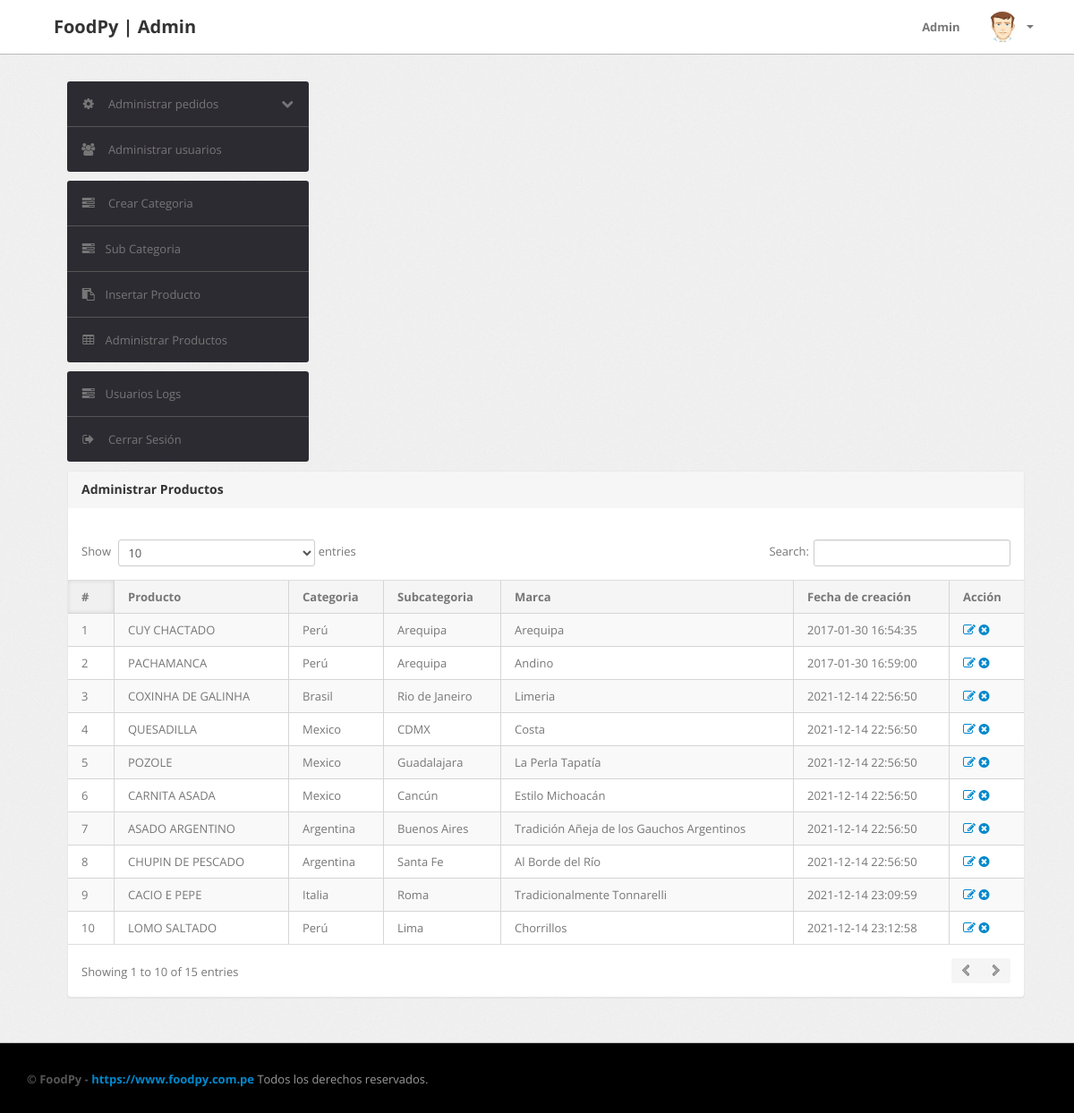
/admin/manage-products.php (signed in), run on the app's committed database.
### tables this page shows
CREATE TABLE `products` (
  `id` int(11) NOT NULL,
  `category` int(11) NOT NULL,
  `subCategory` int(11) DEFAULT NULL,
  `productName` varchar(255) DEFAULT NULL,
  `productCompany` varchar(255) DEFAULT NULL,
  `productPrice` int(11) DEFAULT NULL,
  `productPriceBeforeDiscount` int(11) DEFAULT NULL,
  `productDescription` longtext DEFAULT NULL,
  `productImage1` varchar(255) DEFAULT NULL,
  `productImage2` varchar(255) DEFAULT NULL,
  `productImage3` varchar(255) DEFAULT NULL,
  `shippingCharge` int(11) DEFAULT NULL,
  `productAvailability` varchar(255) DEFAULT NULL,
  `postingDate` timestamp NULL DEFAULT current_timestamp(),
  `updationDate` varchar(255) DEFAULT NULL
);

CREATE TABLE `category` (
  `id` int(11) NOT NULL,
  `categoryName` varchar(255) DEFAULT NULL,
  `categoryDescription` longtext DEFAULT NULL,
  `creationDate` timestamp NOT NULL DEFAULT current_timestamp(),
  `updationDate` varchar(255) DEFAULT NULL
);

CREATE TABLE `subcategory` (
  `id` int(11) NOT NULL,
  `categoryid` int(11) DEFAULT NULL,
  `subcategory` varchar(255) DEFAULT NULL,
  `creationDate` timestamp NULL DEFAULT current_timestamp(),
  `updationDate` varchar(255) DEFAULT NULL
);

### admin/manage-products.php (the view, shortened to what this page needs)
<?php
include('include/config.php');
if(strlen($_SESSION['alogin'])==0)
	{
header('location:index.php');
}
else{
?>
<!DOCTYPE html>
<html lang="es">
<head>
	<link type="text/css" href="bootstrap/css/bootstrap.min.css" rel="stylesheet">
	<link type="text/css" href="bootstrap/css/bootstrap-responsive.min.css" rel="stylesheet">
	<link type="text/css" href="css/theme.css" rel="stylesheet">
	<link type="text/css" href="images/icons/css/font-awesome.css" rel="stylesheet">
</head>
<body>
<?php include('include/header.php');?>
	<div class="wrapper">
		<div class="container">
			<div class="row">
<?php include('include/sidebar.php');?>
			<div class="span11">
					<div class="content">
	<div class="module">
							<div class="module-head">
								<h3>Administrar Productos</h3>
							</div>
							<div class="module-body table">
									<br />
								<table cellpadding="0" cellspacing="0" border="0" class="datatable-1 table table-bordered table-striped	 display" width="100%">
									<thead>
										<tr>
											<th>#</th>
											<th>Producto</th>
											<th>Categoria </th>
											<th>Subcategoria</th>
											<th>Marca</th>
											<th>Fecha de creación</th>
											<th>Acción</th>
										</tr>
									</thead>
									<tbody>
<?php $query=mysqli_query($con,"select products.*,category.categoryName,subcategory.subcategory from products join category on category.id=products.category join subcategory on subcategory.id=products.subCategory");
$cnt=1;
while($row=mysqli_fetch_array($query))
{
?>
										<tr>
											<td><?php echo htmlentities($cnt);?></td>
											<td><?php echo htmlentities($row['productName']);?></td>
											<td><?php echo htmlentities($row['categoryName']);?></td>
											<td> <?php echo htmlentities($row['subcategory']);?></td>
											<td><?php echo htmlentities($row['productCompany']);?></td>
											<td><?php echo htmlentities($row['postingDate']);?></td>
											<td>
											<a href="edit-products.php?id=<?php echo $row['id']?>" ><i class="icon-edit"></i></a>
											<a href="manage-products.php?id=<?php echo $row['id']?>&del=delete" onClick="return confirm('¿Está seguro de eliminar el registro?')"><i class="icon-remove-sign"></i></a></td>
										</tr>
										<?php $cnt=$cnt+1; } ?>
								</table>
							</div>
						</div>
					</div>
				</div>
			</div>
		</div>
	</div>
<?php include('include/footer.php');?>
</body>
<?php } ?>

### data on the page
products: productName "CUY CHACTADO", category.categoryName "Perú", subcategory.subcategory "Arequipa", productCompany "Arequipa", postingDate "2017-01-30 16:54:35"
products: productName "PACHAMANCA", category.categoryName "Perú", subcategory.subcategory "Arequipa", productCompany "Andino", postingDate "2017-01-30 16:59:00"
products: productName "COXINHA DE GALINHA", category.categoryName "Brasil", subcategory.subcategory "Rio de Janeiro", productCompany "Limeria", postingDate "2021-12-14 22:56:50"
products: productName "QUESADILLA", category.categoryName "Mexico", subcategory.subcategory "CDMX", productCompany "Costa", postingDate "2021-12-14 22:56:50"
products: productName "POZOLE", category.categoryName "Mexico", subcategory.subcategory "Guadalajara", productCompany "La Perla Tapatía", postingDate "2021-12-14 22:56:50"
products: productName "CARNITA ASADA", category.categoryName "Mexico", subcategory.subcategory "Cancún", productCompany "Estilo Michoacán", postingDate "2021-12-14 22:56:50"
products: productName "ASADO ARGENTINO", category.categoryName "Argentina", subcategory.subcategory "Buenos Aires", productCompany "Tradición Añeja de los Gauchos Argentinos", postingDate "2021-12-14 22:56:50"
products: productName "CHUPIN DE PESCADO", category.categoryName "Argentina", subcategory.subcategory "Santa Fe", productCompany "Al Borde del Río", postingDate "2021-12-14 22:56:50"
products: productName "CACIO E PEPE", category.categoryName "Italia", subcategory.subcategory "Roma", productCompany "Tradicionalmente Tonnarelli", postingDate "2021-12-14 23:09:59"
products: productName "LOMO SALTADO", category.categoryName "Perú", subcategory.subcategory "Lima", productCompany "Chorrillos", postingDate "2021-12-14 23:12:58"
